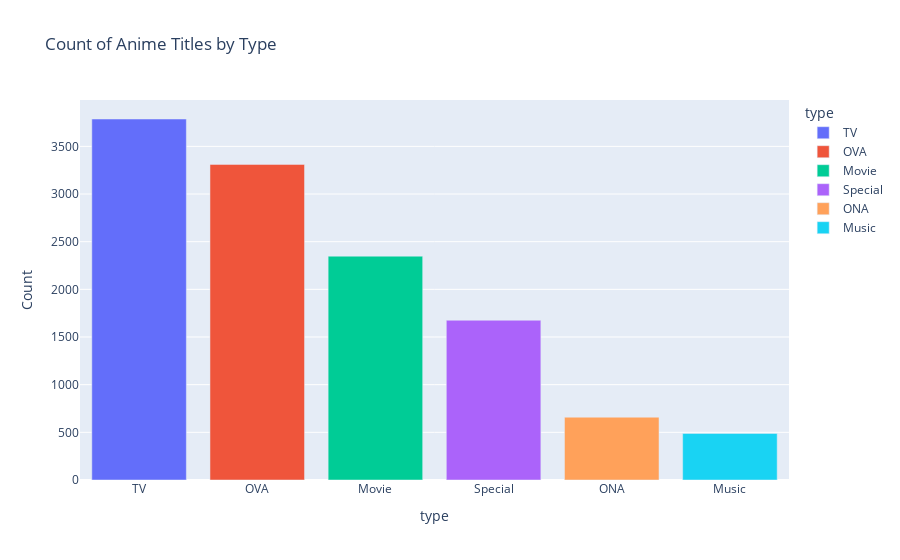

Here is the notebook cell this chart was saved with:
### Code cell
type_counts = df_anime['type'].value_counts()
fig = px.bar(type_counts, x=type_counts.index, y=type_counts.values, color=type_counts.index, 
             labels={'x':'Anime Type', 'y':'Count'},
             title='Count of Anime Titles by Type')
fig.show()

### Figure 1 — Plotly figure (JSON) as saved in the notebook; plotly's stock layout.template omitted (floating-point values rounded to 4 significant figures)
{"data": [{"alignmentgroup": "True", "hovertemplate": "type=%{x}<br>Count=%{y}<extra></extra>", "legendgroup": "TV", "marker": {"color": "#636efa", "pattern": {"shape": ""}}, "name": "TV", "offsetgroup": "TV", "orientation": "v", "showlegend": true, "textposition": "auto", "type": "bar", "x": ["TV"], "xaxis": "x", "y": [3787], "yaxis": "y"}, {"alignmentgroup": "True", "hovertemplate": "type=%{x}<br>Count=%{y}<extra></extra>", "legendgroup": "OVA", "marker": {"color": "#EF553B", "pattern": {"shape": ""}}, "name": "OVA", "offsetgroup": "OVA", "orientation": "v", "showlegend": true, "textposition": "auto", "type": "bar", "x": ["OVA"], "xaxis": "x", "y": [3311], "yaxis": "y"}, {"alignmentgroup": "True", "hovertemplate": "type=%{x}<br>Count=%{y}<extra></extra>", "legendgroup": "Movie", "marker": {"color": "#00cc96", "pattern": {"shape": ""}}, "name": "Movie", "offsetgroup": "Movie", "orientation": "v", "showlegend": true, "textposition": "auto", "type": "bar", "x": ["Movie"], "xaxis": "x", "y": [2348], "yaxis": "y"}, {"alignmentgroup": "True", "hovertemplate": "type=%{x}<br>Count=%{y}<extra></extra>", "legendgroup": "Special", "marker": {"color": "#ab63fa", "pattern": {"shape": ""}}, "name": "Special", "offsetgroup": "Special", "orientation": "v", "showlegend": true, "textposition": "auto", "type": "bar", "x": ["Special"], "xaxis": "x", "y": [1676], "yaxis": "y"}, {"alignmentgroup": "True", "hovertemplate": "type=%{x}<br>Count=%{y}<extra></extra>", "legendgroup": "ONA", "marker": {"color": "#FFA15A", "pattern": {"shape": ""}}, "name": "ONA", "offsetgroup": "ONA", "orientation": "v", "showlegend": true, "textposition": "auto", "type": "bar", "x": ["ONA"], "xaxis": "x", "y": [659], "yaxis": "y"}, {"alignmentgroup": "True", "hovertemplate": "type=%{x}<br>Count=%{y}<extra></extra>", "legendgroup": "Music", "marker": {"color": "#19d3f3", "pattern": {"shape": ""}}, "name": "Music", "offsetgroup": "Music", "orientation": "v", "showlegend": true, "textposition": "auto", "type": "bar", "x": ["Music"], "xaxis": "x", "y": [488], "yaxis": "y"}], "layout": {"barmode": "relative", "legend": {"title": {"text": "type"}, "tracegroupgap": 0}, "title": {"text": "Count of Anime Titles by Type"}, "xaxis": {"anchor": "y", "categoryarray": ["TV", "OVA", "Movie", "Special", "ONA", "Music"], "categoryorder": "array", "domain": [0.0, 1.0], "title": {"text": "type"}}, "yaxis": {"anchor": "x", "domain": [0.0, 1.0], "title": {"text": "Count"}}}}
